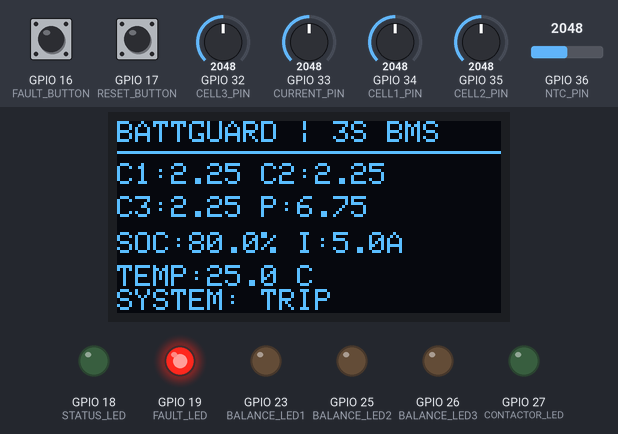
This sketch was run on a simulated ESP32. On the bench: 128×64 one-colour display, output pins drawn as LEDs (lit = HIGH). The inputs (shaded band) are chosen by the test bench; at power-on: GPIO 32 (CELL3_PIN) = 2048, GPIO 16 (FAULT_BUTTON) HIGH, GPIO 33 (CURRENT_PIN) = 2048, GPIO 34 (CELL1_PIN) = 2048, GPIO 35 (CELL2_PIN) = 2048, GPIO 17 (RESET_BUTTON) HIGH, GPIO 36 (NTC_PIN) = 2048 (analog values on the 0–4095 scale). What the sketch prints to the serial monitor is not drawn.

Above: at 2.7 s.
2.8 s: GPIO 32 (CELL3_PIN) set to 3972
At 3.9 s:
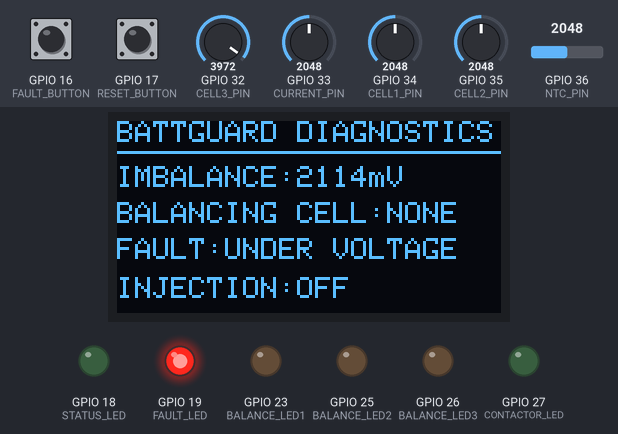
5.8 s: GPIO 16 (FAULT_BUTTON) pulled LOW for 0.15 s
At 7.0 s:
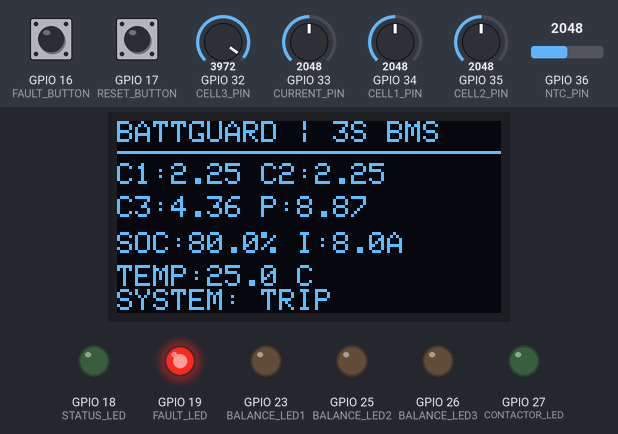
8.9 s: GPIO 16 (FAULT_BUTTON) pulled LOW for 1 s
At 9.9 s:
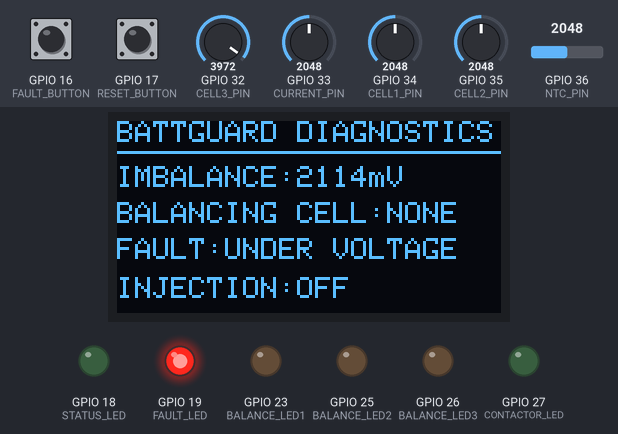
12.9 s: GPIO 33 (CURRENT_PIN) set to 2866
At 13.8 s:
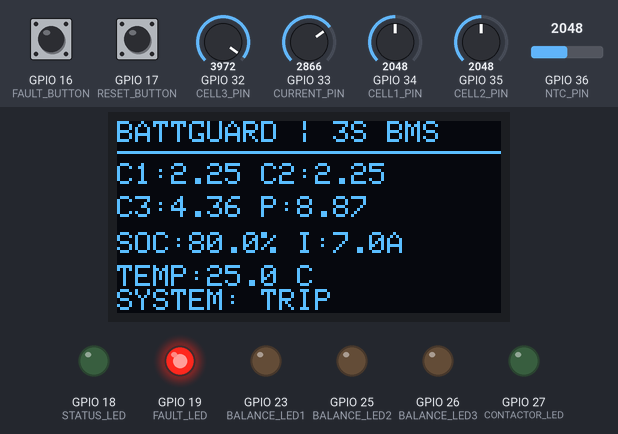
15.9 s: GPIO 34 (CELL1_PIN) set to 1228
At 16.3 s:
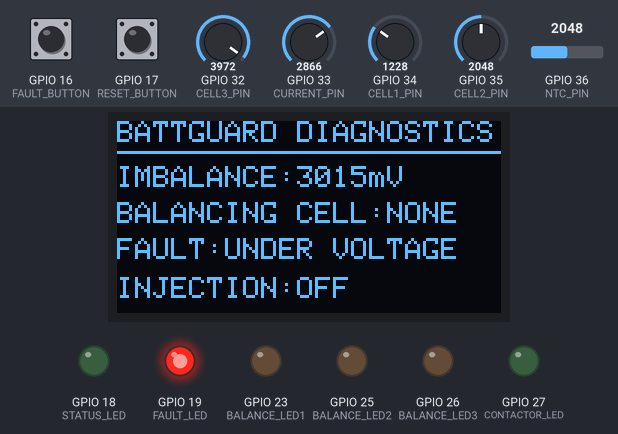
18.9 s: GPIO 35 (CELL2_PIN) set to 2866
At 19.4 s:
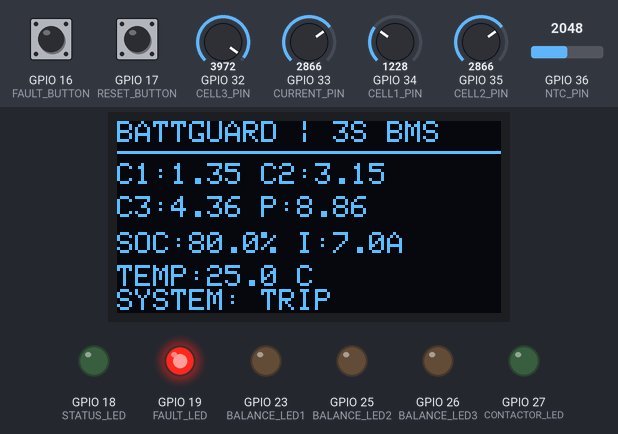
Timing chart, 0 to 21.9 s (numbered marks = the images above; inputs shaded):
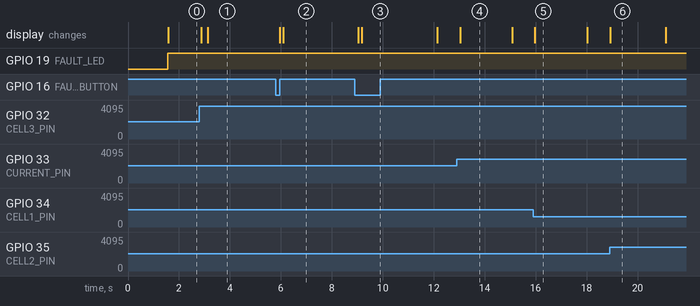

The sketch:

BATTGUARD.ino
```cpp
#include <Wire.h>
#include <Adafruit_GFX.h>
#include <Adafruit_SSD1306.h>
#include <math.h>

// =====================================================
// 1. OLED CONFIGURATION
// =====================================================

#define SCREEN_WIDTH 128
#define SCREEN_HEIGHT 64
#define OLED_RESET -1
#define OLED_ADDRESS 0x3C

Adafruit_SSD1306 display(
  SCREEN_WIDTH,
  SCREEN_HEIGHT,
  &Wire,
  OLED_RESET
);

// =====================================================
// 2. PIN CONFIGURATION
// =====================================================

// Analog inputs
const int CELL1_PIN = 34;
const int CELL2_PIN = 35;
const int CELL3_PIN = 32;
const int CURRENT_PIN = 33;
const int NTC_PIN = 36;

// OLED: SDA = GPIO 21, SCL = GPIO 22

// LED outputs
const int STATUS_LED = 18;
const int FAULT_LED = 19;

const int BALANCE_LED1 = 23;
const int BALANCE_LED2 = 25;
const int BALANCE_LED3 = 26;

const int CONTACTOR_LED = 27;

// Pushbuttons
const int FAULT_BUTTON = 16;
const int RESET_BUTTON = 17;

// =====================================================
// 3. BATTERY CONFIGURATION
// =====================================================

const float CELL_MIN_VOLTAGE = 3.00;
const float CELL_MAX_VOLTAGE = 4.20;

const float MAX_CURRENT = 5.0;
const float MAX_TEMPERATURE = 60.0;

const float BALANCE_START_VOLTAGE = 3.80;
const float BALANCE_DIFFERENCE = 0.05;

const float BATTERY_CAPACITY_AH = 2.0;

float batterySOC = 80.0;

// NTC configuration
const float BETA = 3950.0;
const float NTC_R0 = 10000.0;
const float NTC_T0 = 298.15;

// ADC configuration
const float ADC_MAX = 4095.0;

// =====================================================
// 4. BATTERY VARIABLES
// =====================================================

float cell1Voltage = 0.0;
float cell2Voltage = 0.0;
float cell3Voltage = 0.0;

float packVoltage = 0.0;
float batteryCurrent = 0.0;
float batteryTemperature = 0.0;

float maximumCell = 0.0;
float minimumCell = 0.0;
float cellDifference = 0.0;

int cell1Raw = 0;
int cell2Raw = 0;
int cell3Raw = 0;
int ntcRaw = 0;

int balancingCell = 0;

// =====================================================
// 5. FAULT MANAGEMENT
// =====================================================

enum FaultCode {
  NO_FAULT,
  SENSOR_FAULT,
  CELL_OVERVOLTAGE,
  CELL_UNDERVOLTAGE,
  OVERCURRENT,
  OVERTEMPERATURE
};

FaultCode activeFault = NO_FAULT;
FaultCode latchedFault = NO_FAULT;

bool faultInjection = false;
bool resetRequested = false;

// =====================================================
// 6. BUTTON DEBOUNCING
// =====================================================

struct ButtonState {

  int pin;

  bool stableState;
  bool lastReading;

  unsigned long lastChange;
};

ButtonState faultButton = {
  FAULT_BUTTON, HIGH, HIGH, 0
};

ButtonState resetButton = {
  RESET_BUTTON, HIGH, HIGH, 0
};

bool buttonPressed(ButtonState &button) {

  bool reading = digitalRead(button.pin);

  if (reading != button.lastReading) {

    button.lastChange = millis();

    button.lastReading = reading;
  }

  if (millis() - button.lastChange >= 35) {

    if (reading != button.stableState) {

      button.stableState = reading;

      if (button.stableState == LOW) {
        return true;
      }
    }
  }

  return false;
}

// =====================================================
// 7. CELL VOLTAGE CONVERSION
// =====================================================

// Simulation mapping:
// ADC 0-4095 corresponds to 0-4.5V.

float readCellVoltage(int pin, int &rawValue) {

  rawValue = analogRead(pin);

  float voltage =
    (rawValue / ADC_MAX) * 4.5;

  return voltage;
}

// =====================================================
// 8. CURRENT CONVERSION
// =====================================================

// Simulation mapping:
// ADC 0-4095 corresponds to 0-10A.

float readCurrent() {

  int raw = analogRead(CURRENT_PIN);

  float current =
    (raw / ADC_MAX) * 10.0;

  return current;
}

// =====================================================
// 9. NTC TEMPERATURE CONVERSION
// =====================================================

// Assumed circuit:
// 3.3V -> fixed 10k resistor -> ADC -> NTC -> GND

float readTemperature() {

  ntcRaw = analogRead(NTC_PIN);

  if (ntcRaw <= 5 || ntcRaw >= 4090) {
    return -999.0;
  }

  // Calculate thermistor resistance

  float resistance =
    NTC_R0 *
    (ntcRaw / (ADC_MAX - ntcRaw));

  // Beta equation

  float temperatureKelvin =
    1.0 /
    (
      (log(resistance / NTC_R0) / BETA)
      + (1.0 / NTC_T0)
    );

  float temperatureCelsius =
    temperatureKelvin - 273.15;

  return temperatureCelsius;
}

// =====================================================
// 10. READ ALL BATTERY PARAMETERS
// =====================================================

void readBatteryData() {

  cell1Voltage =
    readCellVoltage(CELL1_PIN, cell1Raw);

  cell2Voltage =
    readCellVoltage(CELL2_PIN, cell2Raw);

  cell3Voltage =
    readCellVoltage(CELL3_PIN, cell3Raw);

  batteryCurrent = readCurrent();

  batteryTemperature = readTemperature();

  // Fault injection simulates an 8A overload

  if (faultInjection) {
    batteryCurrent = 8.0;
  }

  // Calculate total pack voltage

  packVoltage =
    cell1Voltage +
    cell2Voltage +
    cell3Voltage;

  // Find highest cell voltage

  maximumCell = max(
    cell1Voltage,
    max(cell2Voltage, cell3Voltage)
  );

  // Find lowest cell voltage

  minimumCell = min(
    cell1Voltage,
    min(cell2Voltage, cell3Voltage)
  );

  // Calculate cell imbalance

  cellDifference =
    maximumCell - minimumCell;
}

// =====================================================
// 11. FAULT DETECTION
// =====================================================

FaultCode detectFault() {

  // Check temperature sensor validity

  if (batteryTemperature == -999.0) {
    return SENSOR_FAULT;
  }

  // Cell overvoltage

  if (
    cell1Voltage > CELL_MAX_VOLTAGE ||
    cell2Voltage > CELL_MAX_VOLTAGE ||
    cell3Voltage > CELL_MAX_VOLTAGE
  ) {
    return CELL_OVERVOLTAGE;
  }

  // Cell undervoltage

  if (
    cell1Voltage < CELL_MIN_VOLTAGE ||
    cell2Voltage < CELL_MIN_VOLTAGE ||
    cell3Voltage < CELL_MIN_VOLTAGE
  ) {
    return CELL_UNDERVOLTAGE;
  }

  // Overcurrent

  if (batteryCurrent > MAX_CURRENT) {
    return OVERCURRENT;
  }

  // Overtemperature

  if (batteryTemperature > MAX_TEMPERATURE) {
    return OVERTEMPERATURE;
  }

  return NO_FAULT;
}

// =====================================================
// 12. FAULT NAME
// =====================================================

const char* getFaultName(FaultCode fault) {

  switch (fault) {

    case NO_FAULT:
      return "NORMAL";

    case SENSOR_FAULT:
      return "SENSOR ERROR";

    case CELL_OVERVOLTAGE:
      return "OVER VOLTAGE";

    case CELL_UNDERVOLTAGE:
      return "UNDER VOLTAGE";

    case OVERCURRENT:
      return "OVER CURRENT";

    case OVERTEMPERATURE:
      return "OVER TEMP";

    default:
      return "UNKNOWN";
  }
}

// =====================================================
// 13. STATE OF CHARGE ESTIMATION
// =====================================================

unsigned long previousSOCUpdate = 0;

void updateSOC() {

  unsigned long currentTime = millis();

  float elapsedSeconds =
    (currentTime - previousSOCUpdate) / 1000.0;

  previousSOCUpdate = currentTime;

  // Update SOC only when protection is inactive

  if (latchedFault == NO_FAULT) {

    // Coulomb counting

    float consumedPercentage =
      (batteryCurrent * elapsedSeconds)
      / (BATTERY_CAPACITY_AH * 3600.0)
      * 100.0;

    batterySOC -= consumedPercentage;
  }

  // Restrict SOC between 0 and 100

  batterySOC = constrain(
    batterySOC,
    0.0,
    100.0
  );
}

// =====================================================
// 14. CELL BALANCING LOGIC
// =====================================================

void updateBalancing() {

  balancingCell = 0;

  // Do not balance during a protection event

  if (latchedFault != NO_FAULT) {
    return;
  }

  // Check balancing conditions

  if (
    maximumCell < BALANCE_START_VOLTAGE ||
    cellDifference < BALANCE_DIFFERENCE
  ) {
    return;
  }

  // Identify the highest-voltage cell

  if (
    cell1Voltage >= cell2Voltage &&
    cell1Voltage >= cell3Voltage
  ) {

    balancingCell = 1;
  }

  else if (
    cell2Voltage >= cell1Voltage &&
    cell2Voltage >= cell3Voltage
  ) {

    balancingCell = 2;
  }

  else {

    balancingCell = 3;
  }
}

// =====================================================
// 15. OUTPUT CONTROL
// =====================================================

void updateOutputs() {

  bool protectionActive =
    (latchedFault != NO_FAULT);

  // Status LED

  digitalWrite(
    STATUS_LED,
    protectionActive ? LOW : HIGH
  );

  // Fault LED

  digitalWrite(
    FAULT_LED,
    protectionActive ? HIGH : LOW
  );

  // Contactor indicator

  digitalWrite(
    CONTACTOR_LED,
    protectionActive ? LOW : HIGH
  );

  // Switch OFF all balancing LEDs first

  digitalWrite(BALANCE_LED1, LOW);
  digitalWrite(BALANCE_LED2, LOW);
  digitalWrite(BALANCE_LED3, LOW);

  // Activate the selected balancing LED

  if (!protectionActive) {

    if (balancingCell == 1) {

      digitalWrite(BALANCE_LED1, HIGH);
    }

    else if (balancingCell == 2) {

      digitalWrite(BALANCE_LED2, HIGH);
    }

    else if (balancingCell == 3) {

      digitalWrite(BALANCE_LED3, HIGH);
    }
  }
}

// =====================================================
// 16. BUTTON AND FAULT CONTROL
// =====================================================

void handleButtons() {

  // Toggle fault injection

  if (buttonPressed(faultButton)) {

    faultInjection = !faultInjection;

    Serial.print("Fault injection: ");

    Serial.println(
      faultInjection ? "ON" : "OFF"
    );
  }

  // Request a protection reset

  if (buttonPressed(resetButton)) {

    resetRequested = true;
  }
}

// =====================================================
// 17. PROCESS FAULT RESET
// =====================================================

void processFaultReset() {

  if (!resetRequested) {
    return;
  }

  // Reset only when all faults have disappeared

  if (
    activeFault == NO_FAULT &&
    !faultInjection
  ) {

    latchedFault = NO_FAULT;

    Serial.println(
      "Protection reset successfully."
    );
  }

  else {

    Serial.println(
      "RESET BLOCKED: Fault still active."
    );
  }

  resetRequested = false;
}

// =====================================================
// 18. OLED DASHBOARD
// =====================================================

void drawDashboard() {

  display.clearDisplay();

  display.setTextColor(SSD1306_WHITE);
  display.setTextSize(1);

  // Automatically switch pages every 3 seconds

  int page = (millis() / 3000) % 2;

  if (page == 0) {

    // PAGE 1: BATTERY OVERVIEW

    display.setCursor(0, 0);

    display.print("BATTGUARD | 3S BMS");

    display.drawLine(
      0, 10, 127, 10, SSD1306_WHITE
    );

    display.setCursor(0, 14);

    display.print("C1:");
    display.print(cell1Voltage, 2);

    display.print(" C2:");
    display.print(cell2Voltage, 2);

    display.setCursor(0, 25);

    display.print("C3:");
    display.print(cell3Voltage, 2);

    display.print(" P:");
    display.print(packVoltage, 2);

    display.setCursor(0, 37);

    display.print("SOC:");
    display.print(batterySOC, 1);
    display.print("%");

    display.print(" I:");
    display.print(batteryCurrent, 1);
    display.print("A");

    display.setCursor(0, 48);

    display.print("TEMP:");
    display.print(batteryTemperature, 1);
    display.print(" C");

    display.setCursor(0, 56);

    display.print(
      latchedFault == NO_FAULT
      ? "SYSTEM: RUN"
      : "SYSTEM: TRIP"
    );
  }

  else {

    // PAGE 2: DIAGNOSTICS

    display.setCursor(0, 0);

    display.print("BATTGUARD DIAGNOSTICS");

    display.drawLine(
      0, 10, 127, 10, SSD1306_WHITE
    );

    display.setCursor(0, 15);

    display.print("IMBALANCE:");

    display.print(
      cellDifference * 1000.0,
      0
    );

    display.print("mV");

    display.setCursor(0, 27);

    display.print("BALANCING CELL:");

    if (balancingCell == 0) {

      display.print("NONE");
    }

    else {

      display.print(balancingCell);
    }

    display.setCursor(0, 39);

    display.print("FAULT:");

    display.print(
      getFaultName(latchedFault)
    );

    display.setCursor(0, 52);

    display.print("INJECTION:");

    display.print(
      faultInjection ? "ON" : "OFF"
    );
  }

  // Send buffer to OLED

  display.display();
}

// =====================================================
// 19. SERIAL DIAGNOSTICS
// =====================================================

unsigned long previousSerialUpdate = 0;

void printSerialData() {

  if (
    millis() - previousSerialUpdate < 1000
  ) {
    return;
  }

  previousSerialUpdate = millis();

  Serial.println("--------------------------");

  Serial.print("Cell 1: ");
  Serial.println(cell1Voltage, 2);

  Serial.print("Cell 2: ");
  Serial.println(cell2Voltage, 2);

  Serial.print("Cell 3: ");
  Serial.println(cell3Voltage, 2);

  Serial.print("Pack: ");
  Serial.println(packVoltage, 2);

  Serial.print("Current: ");
  Serial.println(batteryCurrent, 2);

  Serial.print("Temperature: ");
  Serial.println(batteryTemperature, 2);

  Serial.print("SOC: ");
  Serial.println(batterySOC, 1);

  Serial.print("Cell imbalance: ");
  Serial.println(cellDifference * 1000.0, 0);

  Serial.print("Balancing cell: ");
  Serial.println(balancingCell);

  Serial.print("Active fault: ");
  Serial.println(getFaultName(activeFault));

  Serial.print("Latched fault: ");
  Serial.println(getFaultName(latchedFault));

  Serial.println("--------------------------");
}

// =====================================================
// 20. SETUP
// =====================================================

void setup() {

  Serial.begin(115200);

  // Configure ADC resolution

  analogReadResolution(12);

  // Configure LED outputs

  pinMode(STATUS_LED, OUTPUT);
  pinMode(FAULT_LED, OUTPUT);

  pinMode(BALANCE_LED1, OUTPUT);
  pinMode(BALANCE_LED2, OUTPUT);
  pinMode(BALANCE_LED3, OUTPUT);

  pinMode(CONTACTOR_LED, OUTPUT);

  // Start with all LEDs OFF

  digitalWrite(STATUS_LED, LOW);
  digitalWrite(FAULT_LED, LOW);

  digitalWrite(BALANCE_LED1, LOW);
  digitalWrite(BALANCE_LED2, LOW);
  digitalWrite(BALANCE_LED3, LOW);

  digitalWrite(CONTACTOR_LED, LOW);

  // Configure buttons

  pinMode(FAULT_BUTTON, INPUT_PULLUP);
  pinMode(RESET_BUTTON, INPUT_PULLUP);

  // Initialize I2C

  Wire.begin(21, 22);

  // Initialize OLED

  if (
    !display.begin(
      SSD1306_SWITCHCAPVCC,
      OLED_ADDRESS
    )
  ) {

    Serial.println(
      "OLED initialization failed!"
    );

    while (true) {
      delay(100);
    }
  }

  // Display startup screen

  display.clearDisplay();

  display.setTextSize(2);
  display.setTextColor(SSD1306_WHITE);

  display.setCursor(10, 20);

  display.println("BATTGUARD");

  display.display();

  delay(1500);

  // Initialize SOC timing

  previousSOCUpdate = millis();

  Serial.println(
    "BATTGUARD SYSTEM STARTED"
  );
}

// =====================================================
// 21. MAIN LOOP
// =====================================================

void loop() {

  // Step 1: Handle button inputs

  handleButtons();

  // Step 2: Read battery measurements

  readBatteryData();

  // Step 3: Detect current fault

  activeFault = detectFault();

  // Step 4: Latch the first detected fault

  if (
    activeFault != NO_FAULT &&
    latchedFault == NO_FAULT
  ) {

    latchedFault = activeFault;

    Serial.print("FAULT DETECTED: ");

    Serial.println(
      getFaultName(latchedFault)
    );
  }

  // Step 5: Process reset request

  processFaultReset();

  // Step 6: Update battery SOC

  updateSOC();

  // Step 7: Calculate balancing decision

  updateBalancing();

  // Step 8: Update output indicators

  updateOutputs();

  // Step 9: Update OLED

  drawDashboard();

  // Step 10: Print diagnostics

  printSerialData();

  delay(100);
}
```

Measured:
- after the input at 2.8 s, the display: first changes after 0.08 s (image 1 shows a later state)
- after the input at 5.8 s, the display: first changes after 0.16 s (image 2 shows a later state)
- after the input at 8.9 s, the display: first differs from a run without the input after 0.27 s (image 3)
- after the input at 12.9 s, the display: changes after 0.13 s (image 4)
- after the input at 15.9 s, the display: changes after 0.07 s (image 5)
- after the input at 18.9 s, the display: changes at once (image 6)
- what the display in image 4 shows lasts 2.1 s, from 13.0 s to 15.1 s
